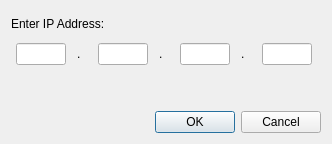
<?xml version="1.0" encoding="UTF-8"?>
<ui version="4.0">
 <class>IPDialog</class>
 <widget class="QDialog" name="IPDialog">
  <property name="geometry">
   <rect>
    <x>0</x>
    <y>0</y>
    <width>332</width>
    <height>144</height>
   </rect>
  </property>
  <property name="minimumSize">
   <size>
    <width>300</width>
    <height>110</height>
   </size>
  </property>
  <property name="cursor">
   <cursorShape>WaitCursor</cursorShape>
  </property>
  <property name="windowTitle">
   <string>IP Setup</string>
  </property>
  <layout class="QGridLayout" name="gridLayout">
   <item row="1" column="0" colspan="2">
    <layout class="QHBoxLayout" name="horizontalLayout">
     <item>
      <widget class="QLineEdit" name="lineEdit">
       <property name="maximumSize">
        <size>
         <width>50</width>
         <height>16777215</height>
        </size>
       </property>
      </widget>
     </item>
     <item>
      <widget class="QLabel" name="label_2">
       <property name="maximumSize">
        <size>
         <width>10</width>
         <height>10</height>
        </size>
       </property>
       <property name="text">
        <string>.</string>
       </property>
       <property name="scaledContents">
        <bool>true</bool>
       </property>
      </widget>
     </item>
     <item>
      <widget class="QLineEdit" name="lineEdit_2">
       <property name="maximumSize">
        <size>
         <width>50</width>
         <height>16777215</height>
        </size>
       </property>
      </widget>
     </item>
     <item>
      <widget class="QLabel" name="label_3">
       <property name="maximumSize">
        <size>
         <width>10</width>
         <height>10</height>
        </size>
       </property>
       <property name="text">
        <string>.</string>
       </property>
       <property name="scaledContents">
        <bool>true</bool>
       </property>
      </widget>
     </item>
     <item>
      <widget class="QLineEdit" name="lineEdit_3">
       <property name="maximumSize">
        <size>
         <width>50</width>
         <height>16777215</height>
        </size>
       </property>
      </widget>
     </item>
     <item>
      <widget class="QLabel" name="label_4">
       <property name="maximumSize">
        <size>
         <width>10</width>
         <height>10</height>
        </size>
       </property>
       <property name="text">
        <string>.</string>
       </property>
       <property name="scaledContents">
        <bool>true</bool>
       </property>
      </widget>
     </item>
     <item>
      <widget class="QLineEdit" name="lineEdit_4">
       <property name="maximumSize">
        <size>
         <width>50</width>
         <height>16777215</height>
        </size>
       </property>
      </widget>
     </item>
    </layout>
   </item>
   <item row="3" column="1">
    <widget class="QDialogButtonBox" name="buttonBox">
     <property name="orientation">
      <enum>Qt::Horizontal</enum>
     </property>
     <property name="standardButtons">
      <set>QDialogButtonBox::Cancel|QDialogButtonBox::Ok</set>
     </property>
    </widget>
   </item>
   <item row="0" column="0">
    <widget class="QLabel" name="label">
     <property name="text">
      <string>Enter IP Address:</string>
     </property>
    </widget>
   </item>
   <item row="2" column="1">
    <spacer name="verticalSpacer">
     <property name="orientation">
      <enum>Qt::Vertical</enum>
     </property>
     <property name="sizeType">
      <enum>QSizePolicy::Fixed</enum>
     </property>
     <property name="sizeHint" stdset="0">
      <size>
       <width>20</width>
       <height>40</height>
      </size>
     </property>
    </spacer>
   </item>
  </layout>
 </widget>
 <resources/>
 <connections>
  <connection>
   <sender>buttonBox</sender>
   <signal>accepted()</signal>
   <receiver>IPDialog</receiver>
   <slot>accept()</slot>
   <hints>
    <hint type="sourcelabel">
     <x>248</x>
     <y>254</y>
    </hint>
    <hint type="destinationlabel">
     <x>157</x>
     <y>274</y>
    </hint>
   </hints>
  </connection>
  <connection>
   <sender>buttonBox</sender>
   <signal>rejected()</signal>
   <receiver>IPDialog</receiver>
   <slot>reject()</slot>
   <hints>
    <hint type="sourcelabel">
     <x>316</x>
     <y>260</y>
    </hint>
    <hint type="destinationlabel">
     <x>286</x>
     <y>274</y>
    </hint>
   </hints>
  </connection>
 </connections>
</ui>
